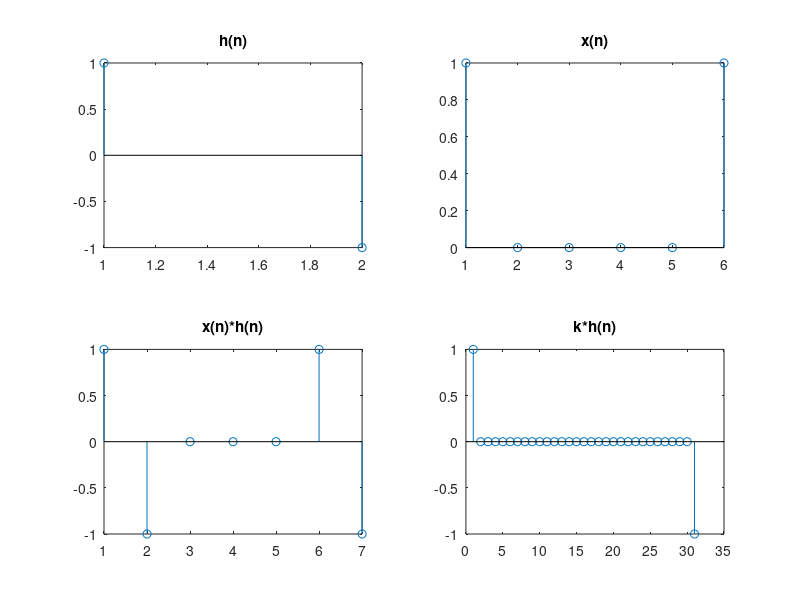

Reproduce this figure in MATLAB.
% Tecnologico de Costa Rica
% Escuela de Ingenieria Electronica
% El-5805 Procesamiento Digital de Señales

% This Octave File solves the
% problems given for the Course
% Digital Signal Processing

% Lets create a Window

figure('name', 'Exercise #2 - Digital Signal Processing');

h = [1, -1];

x = [1,0,0,0,0,1];

c = conv(x, h);

c2 = conv(ones(1, 30), h);

subplot(2,2,1); p1 = stem(h); title('h(n)');
subplot(2,2,2); p2 = stem(x); title('x(n)');
subplot(2,2,3); p3 = stem(c); title('x(n)*h(n)');
subplot(2,2,4); p3 = stem(c2); title('k*h(n)');

% Filtro pasa bajas, con constantes solo devuelve 0
